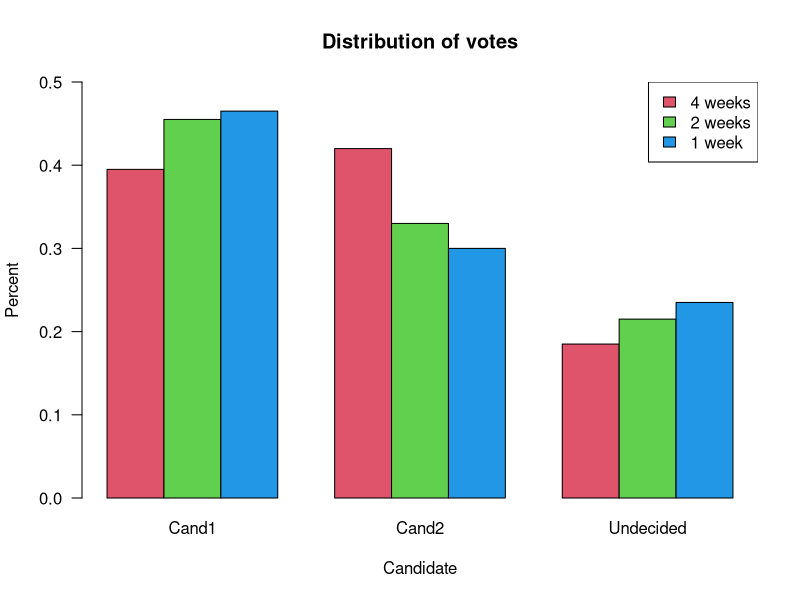

The R script that drew this image:
#################################################################
### Testing hypotheses about one proportion using prop.test() ###
#################################################################

prop.test(10, 100, p = 0.5, correct = FALSE)

##################################################################
### Testing hypotheses about two proportions using prop.test() ###
##################################################################

# Read data table into R
pill.study <- matrix(c(23, 34, 35, 132), 
                     ncol = 2, byrow = TRUE)
colnames(pill.study) <- c("Blood Clot", "No Clot")
rownames(pill.study) <- c("Pill", "No pill")

# Show data table
pill.study

# Test whether probabilities are equal for the two groups
prop.test(pill.study, correct = FALSE)

###################################################################
### Testing hypotheses about two proportions using chisq.test() ###
###################################################################

# Test whether probabilities are equal for the two groups
chisq.test(pill.study, correct = FALSE)

# Expected values
chisq.test(pill.study, correct = FALSE)$expected

###################################################################
### Testing hypotheses in contingency tables using chisq.test() ###
###################################################################

# Read data table into R
poll <-matrix(c(79, 91, 93, 84, 66, 60, 37, 43, 47), 
              ncol = 3, byrow = TRUE)
colnames(poll) <- c("4 weeks", "2 weeks", "1 week")
rownames(poll) <- c("Cand1", "Cand2", "Undecided")

# Show data table
poll

# Show column percentages
prop.table(poll, 2)

# Plot probabilities
barplot(t(prop.table(poll, 2)), beside = TRUE, col = 2:4, las = 1, ylim = c(0, 0.5),
        ylab = "Percent", xlab = "Candidate", 
        main = "Distribution of votes")
legend(legend = colnames(poll), fill = 2:4, "topright")

# Testing for same distribution in the three populations
chisq.test(poll, correct = FALSE)

# Expected values
chisq.test(poll, correct = FALSE)$expected






#7.1
#a
n1 <- 108
n2 <- 143
x1 <- 82
x2 <- 104
n <- 251
p1 <- x1/n1
p2 <- x2/n2 
(x1/n1-x2/n2)+c(-1, 1)*qt(0.975, n-1)*sqrt((x1/n1*(1-x1/n1))/n1+(x2/n2*(1-x2/n2))/n2)

#b
# degrees of freedom(2 − 1)(2 − 1) = 1
qchisq(0.99, 1)

#c
n <- 250
p <- 0.2
mu <- n*p
mu
var <- n*p*(1-p)
std <- sqrt(var)
std


#7.2
#a
n <- 250
x <- 140
Zobs <- x-n*1/2/sqrt(n*1/2*1/2)
Zobs
# No

#b
# χ2 distribution with (r − 1)(c − 1) = 2 degrees of freedom
qchisq(0.95, 2)


#7.3
#a
p <- 0.295
x <- 168
n <- 740
Zobs <- (x-n*p)/sqrt(n*p*(1-p))
Zobs
Zobs<qnorm(0.9995)
# If the Zobs is true we reject the null hypothesis

#b
# CIs
x <- 168
n <- 740
p <- x/n
p+c(-1, 1)*qt(0.975, n-1)*sqrt(p*(1-p)/n)

#c
# Solve this 0.3 · 0.7 · (Z__0.995/ME)^2
# to find the numbers of people
0.3*0.7*(qnorm(0.995)/(0.01/2))^2


#7.4
#a
xa <- 6
na <- 50
xb <- 12
nb <- 50
pa <- xa/na
pb <- xb/nb
p <- (xa+xb)/(na+nb)
Zobs <- abs((pa-pb)/sqrt(p*(1-p)*(1/na+1/nb)))
Zobs
pval <- 2*(1 - pnorm(Zobs))
pval
# the null hypothesis cannot be rejected, since the p-value is 
# above the significance level 
# Or 
prop.test(x=c(6,12), n=c(50,50), correct = FALSE)
# Or 
chisq.test(matrix(c(6,12,44,38), ncol = 2), correct = FALSE)

#b
x <- 36
n <- 200
p <- x/n
qnorm(0.995)
p+c(-1, 1)*qnorm(0.995)*sqrt(p*(1-p)/n)
# Or
prop.test(x=36, n=200, correct=FALSE, conf.level=0.995)

#c
n <- 1537
# Solve this for ME n = 0.2 · 0.8 (Z0.975/ME)^2
# and multiply by two since the width of the confidence interval 
# is twice the margin of error


#7.5
# Look at the solutions

#Test quiz, look at solutions